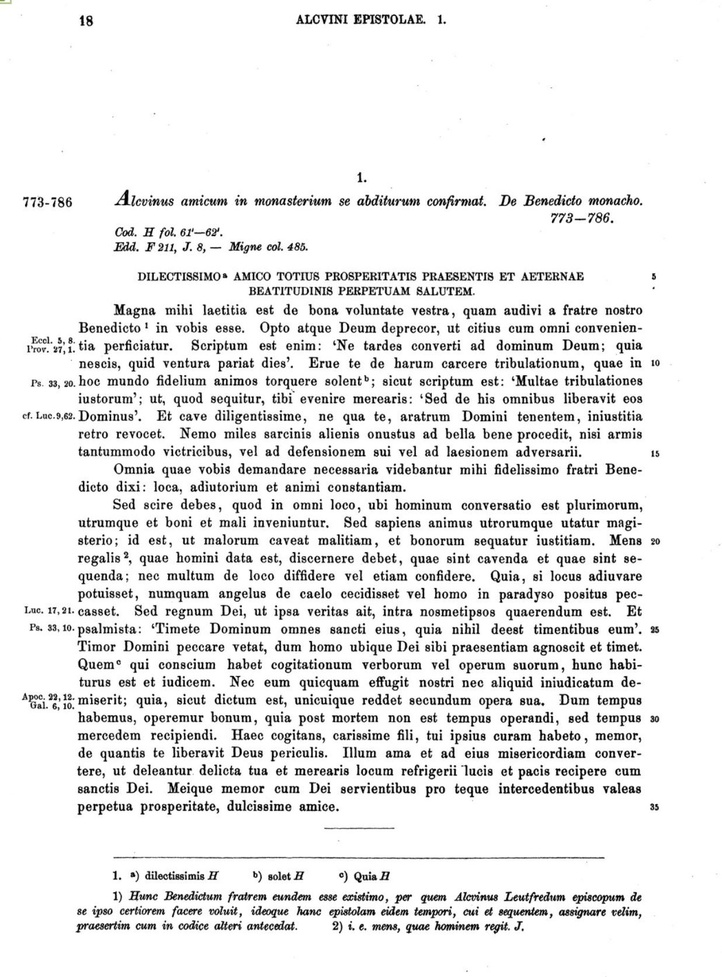
#> input picture Images_used/sample_mgh.JPG, 722 x 977 px, shrunk from 1236 x 1672 before the run, found by its file name
$ jupyter execute --allow-errors Extracting_footnotes.ipynb
#> lines starting #> are read from the running program, lines starting #| are printed output that depends on the picture; after the words box and inside, x2 and y2 are one past the last pixel; in counts of white or black regions, pixels touching at a corner belong together
[cell 1]
import pytesseract
import cv2


image = cv2.imread('Images_used\sample_mgh.JPG')
#> image is the input picture: shape (977, 722, 3); mean B, G, R 233.6, 233.6, 233.6
im_h, im_w, im_d = image.shape
#> im_h = 977; im_w = 722; im_d = 3
base_image = image.copy()

gray = cv2.cvtColor(image, cv2.COLOR_BGR2GRAY)
blur = cv2.GaussianBlur(gray, (7,7), 0)
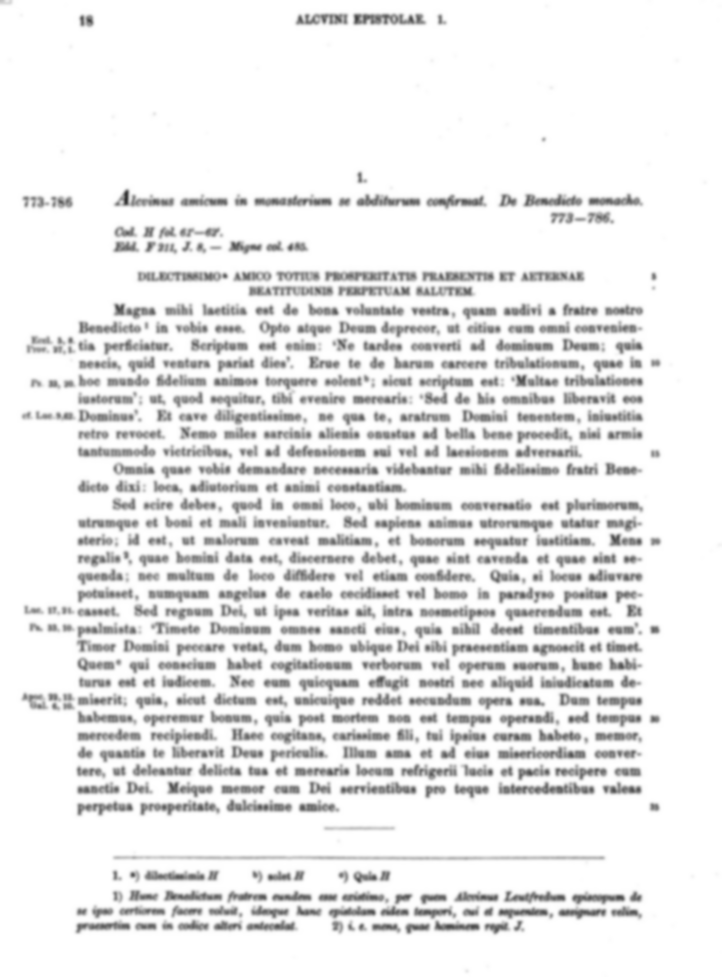
#> blur: shape (977, 722); min 52, max 255, mean 233.6
thresh = cv2.threshold(blur, 0, 255, cv2.THRESH_BINARY_INV + cv2.THRESH_OTSU)[1]
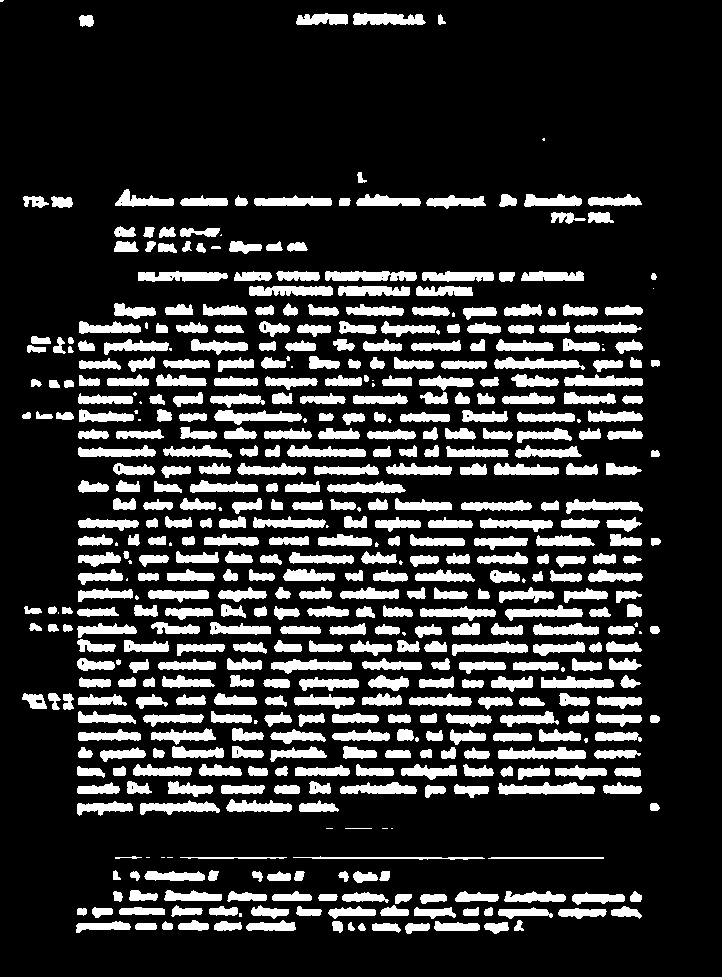
#> thresh: shape (977, 722); 18.9% white; 515 white regions (47 under 20 px), largest, box (x1, y1, x2, y2) and area: (498, 782, 595, 795) 851, (325, 271, 417, 281) 784, (498, 747, 586, 759) 762

# Create rectangular structuring element and dilate
kernel = cv2.getStructuringElement(cv2.MORPH_RECT, (50,10))
dilate = cv2.dilate(thresh, kernel, iterations=1)
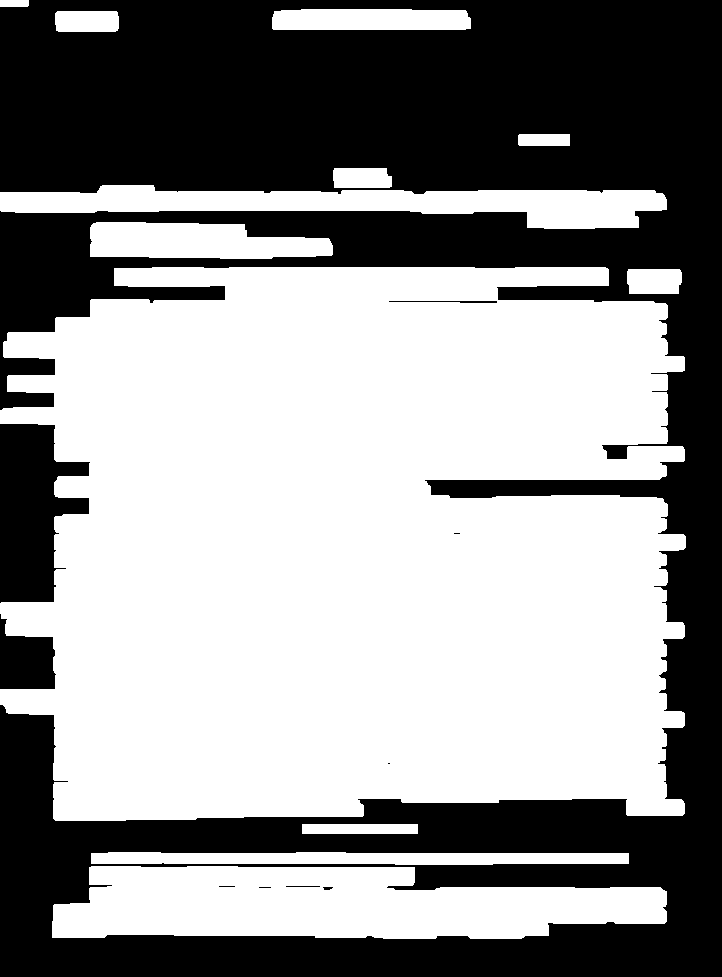
#> dilate: shape (977, 722); 56.9% white; 10 black regions (4 under 20 px)

# Find contours and draw rectangle
cnts = cv2.findContours(dilate, cv2.RETR_EXTERNAL, cv2.CHAIN_APPROX_SIMPLE)
#> cnts = 12 contours; largest, box (x1, y1, x2, y2) and area: (0, 267, 686, 821) 325662, (52, 866, 667, 939) 34171, (0, 185, 667, 229) 15334, (90, 222, 333, 259) 6880, (91, 852, 629, 865) 5569
cnts = cnts[1]
#> cnts = [[1, -1, -1, -1], [2, 0, -1, -1], [3, 1, -1, -1], [4, 2, -1, -1], [5, 3, -1, -1], [6, 4, -1, -1], [7, 5, -1, -1], [8, 6, -1, -1], [9, 7, -1, -1], [10, 8, -1, -1], [11, 9, -1, -1], [-1, 10, -1, -1]]
# if len(cnts) == 2 else cnts[1]
# print(cnts)
#> (the rest of this cell did not finish here and is left out)
